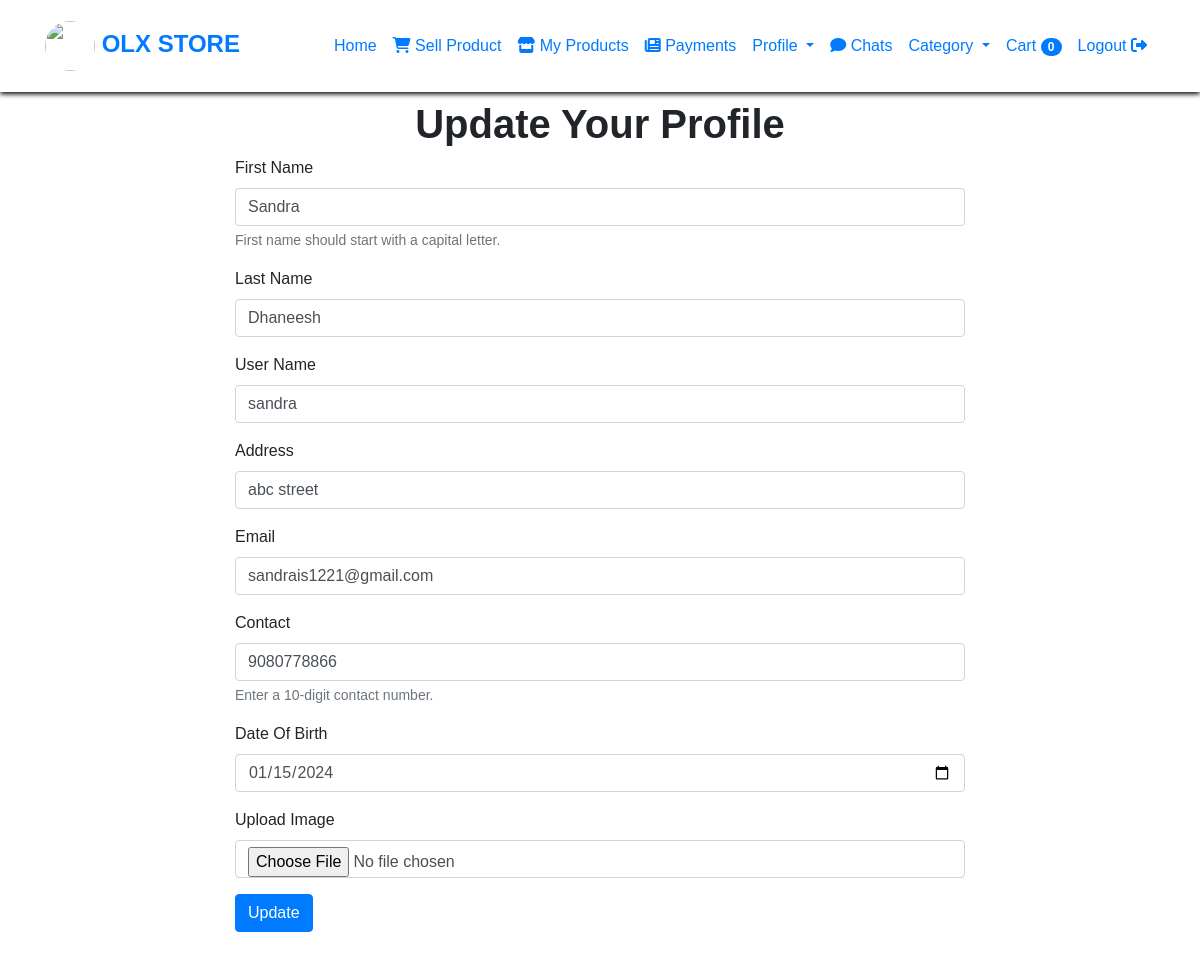
The page /edit_user (signed in) on the database its author committed.
### olx_management_app/models.py (models this page shows, shortened)
class Signup(models.Model):
    user = models.ForeignKey(User, on_delete=models.CASCADE, null=True)
    Address = models.CharField(max_length=255)
    contact = models.CharField(max_length=10)
    dob = models.DateField()
    img = models.ImageField(upload_to='images/')
    STATUS_CHOICES = (
        ('Pending Approval', 'Pending Approval'),
        ('Approved', 'Approved'),
    )
    approval_status = models.CharField(max_length=20, choices=STATUS_CHOICES, default='Pending Approval')

### olx_management_app/views.py (the view)
# urls.py: path('edit_user', views.edit_user, name='edit_user'),
@login_required(login_url='index')
def edit_user(request):
    ca = Category.objects.all()
    current_user=request.user
    user_products = Addproduct.objects.filter(user=current_user,is_approved=True)
    user_chat_messages = ChatMessageData.objects.filter(is_seen=False).exclude(sender=request.user)
    user_profile = Signup.objects.get(user=request.user)
    cart_items = Cart.objects.filter(user=request.user).select_related('Product')
    example_category_dict = {}
    categories = Category.objects.all()
    for category in categories:
        subcategories = SubCategory.objects.filter(cat_name=category)
        subcategory_list = [sub.sub_cat_name for sub in subcategories]
        example_category_dict[category.cat_name] = subcategory_list
    return render(request, 'edit_user.html', {'cartitems': cart_items,'Product': user_profile, 'ca': ca, 'user_chat_messages':user_chat_messages, "example_category_dict":example_category_dict})

### templates/edit_user.html (shortened to what this page needs)
{% load static %}
<!DOCTYPE html>
<html lang="en">
<head>
    <link rel="stylesheet" href="https://cdn.jsdelivr.net/npm/bootstrap@4.6.2/dist/css/bootstrap.min.css">
    <link rel="stylesheet" href="https://cdnjs.cloudflare.com/ajax/libs/font-awesome/6.4.2/css/all.min.css"
/>
</head>
<body>
<nav class="navbar navbar-expand-lg">
    <div class="container">
        <a class="navbar-brand" href="#"><img src="{% static 'images/giphy.gif' %}" height="50px" width="50px"
                                              class="rounded-circle"> OLX STORE</a>
        <div class="collapse navbar-collapse" id="navbarNav">
            <ul class="navbar-nav ml-auto">
                <li class="nav-item active">
                    <a class="nav-link" href="{% url 'userhome' %}">Home</a>
                </li>
                <li class="nav-item active">
                    <a class="nav-link" href="{% url 'UserAddproducts' %}"> <i class="fa-solid fa-cart-shopping"></i>
                        Sell Product </a>
                </li>
                <li class="nav-item active">
                    <a class="nav-link" href="{% url 'show_user_products' %}"> <i class="fa-solid fa-store"></i>
                        My Products </a>
                </li>
                 <li class="nav-item active">
                    <a class="nav-link" href="{% url 'show_user_payment_history' %}"> <i class="fa-solid fa-newspaper"></i>
                        Payments </a>
                </li>
                <li class="nav-item dropdown">
                    <a class="nav-link dropdown-toggle" href="#" id="facilitiesDropdown" role="button"
                       data-toggle="dropdown" aria-haspopup="true" aria-expanded="false">
                        Profile
                    </a>
                </li>
            <li class="nav-item active">
                <a class="nav-link" href="{% url 'show_requestedProduct' %}">
                    <i class="fas fa-comment"></i>
                    Chats
                </a>
            </li>
                <li class="nav-item dropdown">
                    <a class="nav-link dropdown-toggle" href="#" data-toggle="dropdown"> Category </a>
                </li>
                <li class="nav-item">
                    <a class="nav-link" href="{% url 'cart' %}">
                        Cart <span class="badge badge-pill badge-primary">{{ cartitems|length }}</span>
                    </a>
                </li>
                <li class="nav-item active">
                    <a class="nav-link" href="{% url 'logout1' %}">Logout <i class="fa-solid fa-right-from-bracket"></i></a>
                </li>
            </ul>
        </div>
    </div>
</nav>
<div class="container">
    <div class="row justify-content-center">
        <div class="col-md-8">
            <div class="form-container" style="margin-top: 100px;">
                <h1><b>
                    <center>Update Your Profile</center>
                </b></h1>
                <form id="id1" enctype="multipart/form-data" action="{% url 'edit_details' Product.user.id %}"
                      method="post">
                    <div class="form-group">
                        <label for="fname">First Name</label>
                        <input type="text" class="form-control" name="fname" id="fname" value="{{Product.user.first_name}}"
                               placeholder="Enter your First name" pattern="^[A-Z][a-zA-Z]*$" required>
                        <small class="form-text text-muted">First name should start with a capital letter.</small>
                    </div>
                    <div class="form-group">
                        <label for="lname">Last Name</label>
                        <input type="text" class="form-control" name="lname" value="{{Product.user.last_name}}"
                               placeholder="Enter your last name" required>
                    </div>
                    <div class="form-group">
                        <label for="lname">User Name</label>
                        <input type="text" class="form-control" name="uname" value="{{Product.user.username}}"
                               placeholder="Enter your User name" required>
                    </div>
                    <div class="form-group">
                        <label for="address">Address</label>
                        <input type="text" class="form-control" name="address" value="{{Product.Address}}"
                               placeholder="Enter your Address" required>
                    </div>
                    <div class="form-group">
                        <label for="email">Email</label>
                        <input type="email" class="form-control" name="email" value="{{Product.user.email}}"
                               placeholder="Enter your Email" required>
                    </div>
                    <div class="form-group">
                        <label for="contact">Contact</label>
                        <input type="text" class="form-control" name="contact" value="{{Product.contact}}"
                               placeholder="Enter your Contact Number" pattern="\d{10}" required>
                        <small class="form-text text-muted">Enter a 10-digit contact number.</small>
                    </div>
                    <div class="form-group">
                        <label for="">Date Of Birth</label>
                        <input type="Date" class="form-control" id="date" value="{{Product.dob|date:'Y-m-d'}}" name="dob"
                               required>
                    </div>
                    <div class="form-group">
                        <label for="img">Upload Image</label>
                        <input type="file" class="form-control" id="img" name="img" accept="image/*">
                    </div>
                    <button type="submit" class="btn btn-primary">Update</button>
                </form>
                <br><br>
            </div>
        </div>
    </div>
</div>
</body>
</html>

### templates/edit_user.html (style rules this page uses)
body { margin: 0; padding: 0; background-size: cover; background-position: center center; min-height: 100vh; font-family: Helvetica, Verdana, Roboto; }
.navbar { background: rgb(255, 255, 255); box-shadow: 0 2px 5px rgb(0, 0, 0); padding: 1rem; position: absolute; top: 0; width: 100%; z-index: 1; transition: background-color 0.3s ease-in-out; }
.navbar-brand { font-size: 1.5rem; font-weight: bold; }
.navbar-nav .nav-link { font-weight: 500; transition: color 0.3s ease-in-out; }
@media (min-width: 992px) { .navbar { position: fixed; } }

### rows shown on the page
Signup: fname "Sandra", lname "Dhaneesh", uname "sandra", address "abc street", email "sandrais1221@gmail.com", contact "9080778866", dob "01/15/2024"

### other values the page prints
{{ cartitems|length }} "0"
